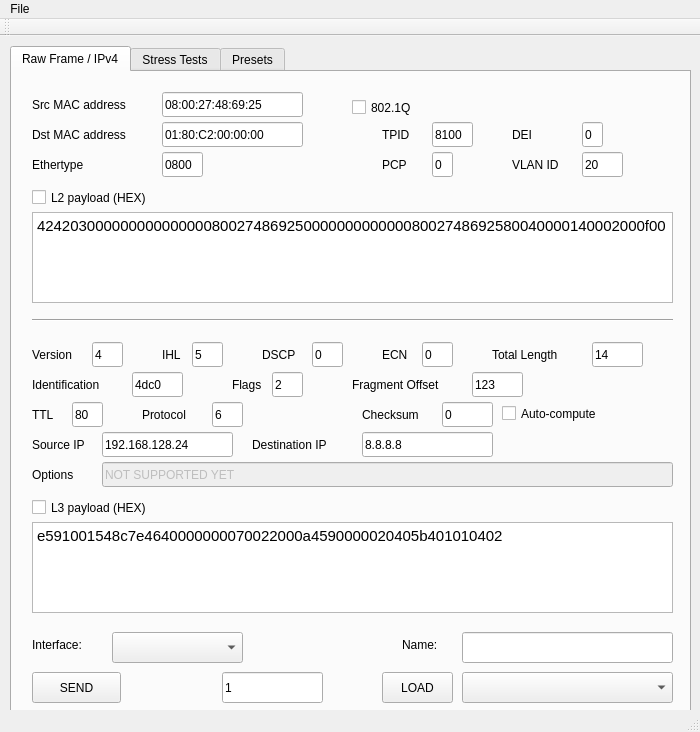
<?xml version="1.0" encoding="UTF-8"?>
<ui version="4.0">
 <class>MainWindow</class>
 <widget class="QMainWindow" name="MainWindow">
  <property name="geometry">
   <rect>
    <x>0</x>
    <y>0</y>
    <width>700</width>
    <height>732</height>
   </rect>
  </property>
  <property name="windowTitle">
   <string>MainWindow</string>
  </property>
  <widget class="QWidget" name="centralWidget">
   <widget class="QTabWidget" name="tabWidget">
    <property name="geometry">
     <rect>
      <x>10</x>
      <y>10</y>
      <width>681</width>
      <height>671</height>
     </rect>
    </property>
    <property name="currentIndex">
     <number>0</number>
    </property>
    <widget class="QWidget" name="tab1">
     <attribute name="title">
      <string>Raw Frame / IPv4</string>
     </attribute>
     <widget class="QPushButton" name="sendButton">
      <property name="geometry">
       <rect>
        <x>20</x>
        <y>600</y>
        <width>89</width>
        <height>31</height>
       </rect>
      </property>
      <property name="text">
       <string>SEND</string>
      </property>
     </widget>
     <widget class="QLineEdit" name="srcMacEdit">
      <property name="geometry">
       <rect>
        <x>150</x>
        <y>20</y>
        <width>141</width>
        <height>25</height>
       </rect>
      </property>
      <property name="text">
       <string>08:00:27:48:69:25</string>
      </property>
      <property name="maxLength">
       <number>17</number>
      </property>
     </widget>
     <widget class="QLabel" name="label">
      <property name="geometry">
       <rect>
        <x>20</x>
        <y>20</y>
        <width>121</width>
        <height>25</height>
       </rect>
      </property>
      <property name="text">
       <string>Src MAC address</string>
      </property>
      <property name="alignment">
       <set>Qt::AlignLeading|Qt::AlignLeft|Qt::AlignVCenter</set>
      </property>
     </widget>
     <widget class="QLineEdit" name="dstMacEdit">
      <property name="geometry">
       <rect>
        <x>150</x>
        <y>50</y>
        <width>141</width>
        <height>25</height>
       </rect>
      </property>
      <property name="text">
       <string>01:80:C2:00:00:00</string>
      </property>
      <property name="maxLength">
       <number>17</number>
      </property>
     </widget>
     <widget class="QLabel" name="label_2">
      <property name="geometry">
       <rect>
        <x>20</x>
        <y>50</y>
        <width>121</width>
        <height>25</height>
       </rect>
      </property>
      <property name="text">
       <string>Dst MAC address</string>
      </property>
      <property name="alignment">
       <set>Qt::AlignLeading|Qt::AlignLeft|Qt::AlignVCenter</set>
      </property>
     </widget>
     <widget class="QLabel" name="label_6">
      <property name="geometry">
       <rect>
        <x>20</x>
        <y>80</y>
        <width>121</width>
        <height>25</height>
       </rect>
      </property>
      <property name="text">
       <string>Ethertype</string>
      </property>
      <property name="alignment">
       <set>Qt::AlignLeading|Qt::AlignLeft|Qt::AlignVCenter</set>
      </property>
     </widget>
     <widget class="QLineEdit" name="pcpEdit">
      <property name="enabled">
       <bool>true</bool>
      </property>
      <property name="geometry">
       <rect>
        <x>420</x>
        <y>80</y>
        <width>21</width>
        <height>25</height>
       </rect>
      </property>
      <property name="text">
       <string>0</string>
      </property>
      <property name="maxLength">
       <number>1</number>
      </property>
     </widget>
     <widget class="QLineEdit" name="etherTypeEdit">
      <property name="geometry">
       <rect>
        <x>150</x>
        <y>80</y>
        <width>41</width>
        <height>25</height>
       </rect>
      </property>
      <property name="text">
       <string>0800</string>
      </property>
      <property name="maxLength">
       <number>6</number>
      </property>
     </widget>
     <widget class="QTextEdit" name="l2payloadEdit">
      <property name="geometry">
       <rect>
        <x>20</x>
        <y>140</y>
        <width>641</width>
        <height>91</height>
       </rect>
      </property>
      <property name="html">
       <string>&lt;!DOCTYPE HTML PUBLIC &quot;-//W3C//DTD HTML 4.0//EN&quot; &quot;http://www.w3.org/TR/REC-html40/strict.dtd&quot;&gt;
&lt;html&gt;&lt;head&gt;&lt;meta name=&quot;qrichtext&quot; content=&quot;1&quot; /&gt;&lt;style type=&quot;text/css&quot;&gt;
p, li { white-space: pre-wrap; }
&lt;/style&gt;&lt;/head&gt;&lt;body style=&quot; font-family:'Ubuntu'; font-size:11pt; font-weight:400; font-style:normal;&quot;&gt;
&lt;p style=&quot; margin-top:0px; margin-bottom:0px; margin-left:0px; margin-right:0px; -qt-block-indent:0; text-indent:0px;&quot;&gt;4242030000000000000008002748692500000000000008002748692580040000140002000f00&lt;/p&gt;&lt;/body&gt;&lt;/html&gt;</string>
      </property>
      <property name="acceptRichText">
       <bool>true</bool>
      </property>
     </widget>
     <widget class="Line" name="line">
      <property name="geometry">
       <rect>
        <x>20</x>
        <y>240</y>
        <width>641</width>
        <height>16</height>
       </rect>
      </property>
      <property name="orientation">
       <enum>Qt::Horizontal</enum>
      </property>
     </widget>
     <widget class="QLabel" name="label_8">
      <property name="geometry">
       <rect>
        <x>20</x>
        <y>270</y>
        <width>61</width>
        <height>25</height>
       </rect>
      </property>
      <property name="text">
       <string>Version</string>
      </property>
      <property name="alignment">
       <set>Qt::AlignLeading|Qt::AlignLeft|Qt::AlignVCenter</set>
      </property>
     </widget>
     <widget class="QLineEdit" name="verEdit">
      <property name="geometry">
       <rect>
        <x>80</x>
        <y>270</y>
        <width>31</width>
        <height>25</height>
       </rect>
      </property>
      <property name="text">
       <string>4</string>
      </property>
      <property name="maxLength">
       <number>1</number>
      </property>
     </widget>
     <widget class="QLabel" name="label_9">
      <property name="geometry">
       <rect>
        <x>150</x>
        <y>270</y>
        <width>31</width>
        <height>25</height>
       </rect>
      </property>
      <property name="text">
       <string>IHL</string>
      </property>
      <property name="alignment">
       <set>Qt::AlignLeading|Qt::AlignLeft|Qt::AlignVCenter</set>
      </property>
     </widget>
     <widget class="QLineEdit" name="ihlEdit">
      <property name="geometry">
       <rect>
        <x>180</x>
        <y>270</y>
        <width>31</width>
        <height>25</height>
       </rect>
      </property>
      <property name="text">
       <string>5</string>
      </property>
      <property name="maxLength">
       <number>1</number>
      </property>
     </widget>
     <widget class="QLabel" name="label_10">
      <property name="geometry">
       <rect>
        <x>250</x>
        <y>270</y>
        <width>51</width>
        <height>25</height>
       </rect>
      </property>
      <property name="text">
       <string>DSCP</string>
      </property>
      <property name="alignment">
       <set>Qt::AlignLeading|Qt::AlignLeft|Qt::AlignVCenter</set>
      </property>
     </widget>
     <widget class="QLineEdit" name="dscpEdit">
      <property name="geometry">
       <rect>
        <x>300</x>
        <y>270</y>
        <width>31</width>
        <height>25</height>
       </rect>
      </property>
      <property name="text">
       <string>0</string>
      </property>
      <property name="maxLength">
       <number>2</number>
      </property>
     </widget>
     <widget class="QLabel" name="label_11">
      <property name="geometry">
       <rect>
        <x>370</x>
        <y>270</y>
        <width>41</width>
        <height>25</height>
       </rect>
      </property>
      <property name="text">
       <string>ECN</string>
      </property>
      <property name="alignment">
       <set>Qt::AlignLeading|Qt::AlignLeft|Qt::AlignVCenter</set>
      </property>
     </widget>
     <widget class="QLineEdit" name="ecnEdit">
      <property name="geometry">
       <rect>
        <x>410</x>
        <y>270</y>
        <width>31</width>
        <height>25</height>
       </rect>
      </property>
      <property name="text">
       <string>0</string>
      </property>
      <property name="maxLength">
       <number>1</number>
      </property>
     </widget>
     <widget class="QLabel" name="label_12">
      <property name="geometry">
       <rect>
        <x>480</x>
        <y>270</y>
        <width>101</width>
        <height>25</height>
       </rect>
      </property>
      <property name="text">
       <string>Total Length</string>
      </property>
      <property name="alignment">
       <set>Qt::AlignLeading|Qt::AlignLeft|Qt::AlignVCenter</set>
      </property>
     </widget>
     <widget class="QLineEdit" name="totLengthEdit">
      <property name="geometry">
       <rect>
        <x>580</x>
        <y>270</y>
        <width>51</width>
        <height>25</height>
       </rect>
      </property>
      <property name="text">
       <string>14</string>
      </property>
      <property name="maxLength">
       <number>4</number>
      </property>
     </widget>
     <widget class="QLineEdit" name="identificationEdit">
      <property name="geometry">
       <rect>
        <x>120</x>
        <y>300</y>
        <width>51</width>
        <height>25</height>
       </rect>
      </property>
      <property name="text">
       <string>4dc0</string>
      </property>
      <property name="maxLength">
       <number>4</number>
      </property>
     </widget>
     <widget class="QLabel" name="label_13">
      <property name="geometry">
       <rect>
        <x>20</x>
        <y>300</y>
        <width>101</width>
        <height>25</height>
       </rect>
      </property>
      <property name="text">
       <string>Identification</string>
      </property>
      <property name="alignment">
       <set>Qt::AlignLeading|Qt::AlignLeft|Qt::AlignVCenter</set>
      </property>
     </widget>
     <widget class="QLineEdit" name="flagsEdit">
      <property name="geometry">
       <rect>
        <x>260</x>
        <y>300</y>
        <width>31</width>
        <height>25</height>
       </rect>
      </property>
      <property name="text">
       <string>2</string>
      </property>
      <property name="maxLength">
       <number>1</number>
      </property>
     </widget>
     <widget class="QLabel" name="label_14">
      <property name="geometry">
       <rect>
        <x>220</x>
        <y>300</y>
        <width>41</width>
        <height>25</height>
       </rect>
      </property>
      <property name="text">
       <string>Flags</string>
      </property>
      <property name="alignment">
       <set>Qt::AlignLeading|Qt::AlignLeft|Qt::AlignVCenter</set>
      </property>
     </widget>
     <widget class="QLineEdit" name="fragOffsetEdit">
      <property name="geometry">
       <rect>
        <x>460</x>
        <y>300</y>
        <width>51</width>
        <height>25</height>
       </rect>
      </property>
      <property name="text">
       <string>123</string>
      </property>
      <property name="maxLength">
       <number>4</number>
      </property>
     </widget>
     <widget class="QLabel" name="label_15">
      <property name="geometry">
       <rect>
        <x>340</x>
        <y>300</y>
        <width>121</width>
        <height>25</height>
       </rect>
      </property>
      <property name="text">
       <string>Fragment Offset</string>
      </property>
      <property name="alignment">
       <set>Qt::AlignLeading|Qt::AlignLeft|Qt::AlignVCenter</set>
      </property>
     </widget>
     <widget class="QLabel" name="label_16">
      <property name="geometry">
       <rect>
        <x>20</x>
        <y>330</y>
        <width>41</width>
        <height>25</height>
       </rect>
      </property>
      <property name="text">
       <string>TTL</string>
      </property>
      <property name="alignment">
       <set>Qt::AlignLeading|Qt::AlignLeft|Qt::AlignVCenter</set>
      </property>
     </widget>
     <widget class="QLineEdit" name="ttlEdit">
      <property name="geometry">
       <rect>
        <x>60</x>
        <y>330</y>
        <width>31</width>
        <height>25</height>
       </rect>
      </property>
      <property name="text">
       <string>80</string>
      </property>
      <property name="maxLength">
       <number>2</number>
      </property>
     </widget>
     <widget class="QLabel" name="label_17">
      <property name="geometry">
       <rect>
        <x>130</x>
        <y>330</y>
        <width>71</width>
        <height>25</height>
       </rect>
      </property>
      <property name="text">
       <string>Protocol</string>
      </property>
      <property name="alignment">
       <set>Qt::AlignLeading|Qt::AlignLeft|Qt::AlignVCenter</set>
      </property>
     </widget>
     <widget class="QLineEdit" name="protocolEdit">
      <property name="geometry">
       <rect>
        <x>200</x>
        <y>330</y>
        <width>31</width>
        <height>25</height>
       </rect>
      </property>
      <property name="text">
       <string>6</string>
      </property>
      <property name="maxLength">
       <number>2</number>
      </property>
     </widget>
     <widget class="QLineEdit" name="checksumEdit">
      <property name="geometry">
       <rect>
        <x>430</x>
        <y>330</y>
        <width>51</width>
        <height>25</height>
       </rect>
      </property>
      <property name="text">
       <string>0</string>
      </property>
      <property name="maxLength">
       <number>4</number>
      </property>
     </widget>
     <widget class="QLabel" name="label_18">
      <property name="geometry">
       <rect>
        <x>350</x>
        <y>330</y>
        <width>81</width>
        <height>25</height>
       </rect>
      </property>
      <property name="text">
       <string>Checksum</string>
      </property>
      <property name="alignment">
       <set>Qt::AlignLeading|Qt::AlignLeft|Qt::AlignVCenter</set>
      </property>
     </widget>
     <widget class="QLabel" name="label_19">
      <property name="geometry">
       <rect>
        <x>20</x>
        <y>360</y>
        <width>71</width>
        <height>25</height>
       </rect>
      </property>
      <property name="text">
       <string>Source IP</string>
      </property>
      <property name="alignment">
       <set>Qt::AlignLeading|Qt::AlignLeft|Qt::AlignVCenter</set>
      </property>
     </widget>
     <widget class="QLineEdit" name="srcIPEdit">
      <property name="geometry">
       <rect>
        <x>90</x>
        <y>360</y>
        <width>131</width>
        <height>25</height>
       </rect>
      </property>
      <property name="text">
       <string>192.168.128.24</string>
      </property>
      <property name="maxLength">
       <number>15</number>
      </property>
     </widget>
     <widget class="QLabel" name="label_20">
      <property name="geometry">
       <rect>
        <x>240</x>
        <y>360</y>
        <width>111</width>
        <height>25</height>
       </rect>
      </property>
      <property name="text">
       <string>Destination IP</string>
      </property>
      <property name="alignment">
       <set>Qt::AlignLeading|Qt::AlignLeft|Qt::AlignVCenter</set>
      </property>
     </widget>
     <widget class="QLineEdit" name="dstIPEdit">
      <property name="geometry">
       <rect>
        <x>350</x>
        <y>360</y>
        <width>131</width>
        <height>25</height>
       </rect>
      </property>
      <property name="text">
       <string>8.8.8.8</string>
      </property>
      <property name="maxLength">
       <number>15</number>
      </property>
     </widget>
     <widget class="QCheckBox" name="autoComputeCheckBox">
      <property name="geometry">
       <rect>
        <x>490</x>
        <y>330</y>
        <width>121</width>
        <height>23</height>
       </rect>
      </property>
      <property name="text">
       <string>Auto-compute</string>
      </property>
     </widget>
     <widget class="QLabel" name="label_21">
      <property name="geometry">
       <rect>
        <x>20</x>
        <y>390</y>
        <width>71</width>
        <height>25</height>
       </rect>
      </property>
      <property name="text">
       <string>Options</string>
      </property>
      <property name="alignment">
       <set>Qt::AlignLeading|Qt::AlignLeft|Qt::AlignVCenter</set>
      </property>
     </widget>
     <widget class="QLineEdit" name="optionsEdit">
      <property name="enabled">
       <bool>false</bool>
      </property>
      <property name="geometry">
       <rect>
        <x>90</x>
        <y>390</y>
        <width>571</width>
        <height>25</height>
       </rect>
      </property>
      <property name="text">
       <string>NOT SUPPORTED YET</string>
      </property>
      <property name="maxLength">
       <number>32</number>
      </property>
     </widget>
     <widget class="QCheckBox" name="l2PayloadCheckBox">
      <property name="geometry">
       <rect>
        <x>20</x>
        <y>110</y>
        <width>141</width>
        <height>31</height>
       </rect>
      </property>
      <property name="text">
       <string>L2 payload (HEX)</string>
      </property>
      <property name="checked">
       <bool>false</bool>
      </property>
     </widget>
     <widget class="QCheckBox" name="l3PayloadCheckBox">
      <property name="geometry">
       <rect>
        <x>20</x>
        <y>420</y>
        <width>141</width>
        <height>31</height>
       </rect>
      </property>
      <property name="text">
       <string>L3 payload (HEX)</string>
      </property>
      <property name="checked">
       <bool>false</bool>
      </property>
     </widget>
     <widget class="QTextEdit" name="l3payloadEdit">
      <property name="geometry">
       <rect>
        <x>20</x>
        <y>450</y>
        <width>641</width>
        <height>91</height>
       </rect>
      </property>
      <property name="html">
       <string>&lt;!DOCTYPE HTML PUBLIC &quot;-//W3C//DTD HTML 4.0//EN&quot; &quot;http://www.w3.org/TR/REC-html40/strict.dtd&quot;&gt;
&lt;html&gt;&lt;head&gt;&lt;meta name=&quot;qrichtext&quot; content=&quot;1&quot; /&gt;&lt;style type=&quot;text/css&quot;&gt;
p, li { white-space: pre-wrap; }
&lt;/style&gt;&lt;/head&gt;&lt;body style=&quot; font-family:'Ubuntu'; font-size:11pt; font-weight:400; font-style:normal;&quot;&gt;
&lt;p style=&quot; margin-top:0px; margin-bottom:0px; margin-left:0px; margin-right:0px; -qt-block-indent:0; text-indent:0px;&quot;&gt;e591001548c7e4640000000070022000a4590000020405b401010402&lt;/p&gt;&lt;/body&gt;&lt;/html&gt;</string>
      </property>
      <property name="acceptRichText">
       <bool>true</bool>
      </property>
     </widget>
     <widget class="QCheckBox" name="dot1qCheckBox">
      <property name="geometry">
       <rect>
        <x>340</x>
        <y>20</y>
        <width>92</width>
        <height>31</height>
       </rect>
      </property>
      <property name="text">
       <string>802.1Q</string>
      </property>
     </widget>
     <widget class="QLabel" name="label_7">
      <property name="geometry">
       <rect>
        <x>370</x>
        <y>50</y>
        <width>51</width>
        <height>25</height>
       </rect>
      </property>
      <property name="text">
       <string>TPID</string>
      </property>
      <property name="alignment">
       <set>Qt::AlignLeading|Qt::AlignLeft|Qt::AlignVCenter</set>
      </property>
     </widget>
     <widget class="QLineEdit" name="tpidEdit">
      <property name="enabled">
       <bool>true</bool>
      </property>
      <property name="geometry">
       <rect>
        <x>420</x>
        <y>50</y>
        <width>41</width>
        <height>25</height>
       </rect>
      </property>
      <property name="text">
       <string>8100</string>
      </property>
      <property name="maxLength">
       <number>4</number>
      </property>
     </widget>
     <widget class="QLabel" name="label_22">
      <property name="geometry">
       <rect>
        <x>370</x>
        <y>80</y>
        <width>51</width>
        <height>25</height>
       </rect>
      </property>
      <property name="text">
       <string>PCP</string>
      </property>
      <property name="alignment">
       <set>Qt::AlignLeading|Qt::AlignLeft|Qt::AlignVCenter</set>
      </property>
     </widget>
     <widget class="QLabel" name="label_23">
      <property name="geometry">
       <rect>
        <x>500</x>
        <y>50</y>
        <width>41</width>
        <height>25</height>
       </rect>
      </property>
      <property name="text">
       <string>DEI</string>
      </property>
      <property name="alignment">
       <set>Qt::AlignLeading|Qt::AlignLeft|Qt::AlignVCenter</set>
      </property>
     </widget>
     <widget class="QLineEdit" name="deiEdit">
      <property name="enabled">
       <bool>true</bool>
      </property>
      <property name="geometry">
       <rect>
        <x>570</x>
        <y>50</y>
        <width>21</width>
        <height>25</height>
       </rect>
      </property>
      <property name="text">
       <string>0</string>
      </property>
      <property name="maxLength">
       <number>1</number>
      </property>
     </widget>
     <widget class="QLabel" name="label_24">
      <property name="geometry">
       <rect>
        <x>500</x>
        <y>80</y>
        <width>71</width>
        <height>25</height>
       </rect>
      </property>
      <property name="text">
       <string>VLAN ID</string>
      </property>
      <property name="alignment">
       <set>Qt::AlignLeading|Qt::AlignLeft|Qt::AlignVCenter</set>
      </property>
     </widget>
     <widget class="QLineEdit" name="vlanTagEdit">
      <property name="enabled">
       <bool>true</bool>
      </property>
      <property name="geometry">
       <rect>
        <x>570</x>
        <y>80</y>
        <width>41</width>
        <height>25</height>
       </rect>
      </property>
      <property name="text">
       <string>20</string>
      </property>
      <property name="maxLength">
       <number>3</number>
      </property>
     </widget>
     <widget class="QLineEdit" name="saveEdit">
      <property name="geometry">
       <rect>
        <x>450</x>
        <y>560</y>
        <width>211</width>
        <height>31</height>
       </rect>
      </property>
      <property name="text">
       <string/>
      </property>
      <property name="maxLength">
       <number>20</number>
      </property>
     </widget>
     <widget class="QPushButton" name="loadButton">
      <property name="geometry">
       <rect>
        <x>370</x>
        <y>600</y>
        <width>71</width>
        <height>31</height>
       </rect>
      </property>
      <property name="text">
       <string>LOAD</string>
      </property>
     </widget>
     <widget class="QComboBox" name="comboBox">
      <property name="geometry">
       <rect>
        <x>450</x>
        <y>600</y>
        <width>211</width>
        <height>31</height>
       </rect>
      </property>
     </widget>
     <widget class="QLabel" name="label_25">
      <property name="geometry">
       <rect>
        <x>390</x>
        <y>560</y>
        <width>51</width>
        <height>25</height>
       </rect>
      </property>
      <property name="text">
       <string>Name:</string>
      </property>
      <property name="alignment">
       <set>Qt::AlignLeading|Qt::AlignLeft|Qt::AlignVCenter</set>
      </property>
     </widget>
     <widget class="QLabel" name="label_26">
      <property name="geometry">
       <rect>
        <x>20</x>
        <y>560</y>
        <width>71</width>
        <height>25</height>
       </rect>
      </property>
      <property name="text">
       <string>Interface:</string>
      </property>
      <property name="alignment">
       <set>Qt::AlignLeading|Qt::AlignLeft|Qt::AlignVCenter</set>
      </property>
     </widget>
     <widget class="QComboBox" name="ifacesComboBox">
      <property name="geometry">
       <rect>
        <x>100</x>
        <y>560</y>
        <width>131</width>
        <height>31</height>
       </rect>
      </property>
     </widget>
     <widget class="QLabel" name="framesSentLabel">
      <property name="geometry">
       <rect>
        <x>120</x>
        <y>600</y>
        <width>81</width>
        <height>31</height>
       </rect>
      </property>
      <property name="font">
       <font>
        <pointsize>14</pointsize>
       </font>
      </property>
      <property name="text">
       <string>&lt;sent #&gt;</string>
      </property>
      <property name="alignment">
       <set>Qt::AlignCenter</set>
      </property>
     </widget>
     <widget class="QLineEdit" name="framesToSendEdit">
      <property name="geometry">
       <rect>
        <x>210</x>
        <y>600</y>
        <width>101</width>
        <height>31</height>
       </rect>
      </property>
      <property name="text">
       <string>1</string>
      </property>
      <property name="maxLength">
       <number>10</number>
      </property>
     </widget>
    </widget>
    <widget class="QWidget" name="tab2">
     <attribute name="title">
      <string>Stress Tests</string>
     </attribute>
     <widget class="QLabel" name="label_3">
      <property name="geometry">
       <rect>
        <x>20</x>
        <y>20</y>
        <width>121</width>
        <height>21</height>
       </rect>
      </property>
      <property name="text">
       <string>MAC Table, from</string>
      </property>
     </widget>
     <widget class="QLineEdit" name="macTableTestEdit">
      <property name="geometry">
       <rect>
        <x>140</x>
        <y>20</y>
        <width>141</width>
        <height>25</height>
       </rect>
      </property>
      <property name="text">
       <string>12:34:bb:aa:cc:dd</string>
      </property>
      <property name="maxLength">
       <number>17</number>
      </property>
     </widget>
     <widget class="QLabel" name="label_4">
      <property name="geometry">
       <rect>
        <x>290</x>
        <y>20</y>
        <width>81</width>
        <height>21</height>
       </rect>
      </property>
      <property name="text">
       <string>no. frames:</string>
      </property>
     </widget>
     <widget class="QLineEdit" name="frameNoEdit">
      <property name="geometry">
       <rect>
        <x>370</x>
        <y>20</y>
        <width>71</width>
        <height>25</height>
       </rect>
      </property>
      <property name="text">
       <string>100</string>
      </property>
      <property name="maxLength">
       <number>7</number>
      </property>
     </widget>
     <widget class="QPushButton" name="runMacTableButton">
      <property name="geometry">
       <rect>
        <x>580</x>
        <y>20</y>
        <width>89</width>
        <height>25</height>
       </rect>
      </property>
      <property name="text">
       <string>RUN</string>
      </property>
     </widget>
     <widget class="QCheckBox" name="bcastCheckBox">
      <property name="geometry">
       <rect>
        <x>460</x>
        <y>20</y>
        <width>92</width>
        <height>23</height>
       </rect>
      </property>
      <property name="text">
       <string>Broadcast</string>
      </property>
     </widget>
    </widget>
    <widget class="QWidget" name="tab">
     <attribute name="title">
      <string>Presets</string>
     </attribute>
     <widget class="QTableView" name="tableView">
      <property name="geometry">
       <rect>
        <x>10</x>
        <y>10</y>
        <width>661</width>
        <height>331</height>
       </rect>
      </property>
     </widget>
     <widget class="QPushButton" name="startPresetButton">
      <property name="geometry">
       <rect>
        <x>10</x>
        <y>590</y>
        <width>89</width>
        <height>31</height>
       </rect>
      </property>
      <property name="text">
       <string>Start</string>
      </property>
     </widget>
     <widget class="QPushButton" name="stopPresetButton">
      <property name="geometry">
       <rect>
        <x>110</x>
        <y>590</y>
        <width>89</width>
        <height>31</height>
       </rect>
      </property>
      <property name="text">
       <string>STOP</string>
      </property>
     </widget>
     <widget class="QCheckBox" name="repeatCheckBox">
      <property name="geometry">
       <rect>
        <x>10</x>
        <y>360</y>
        <width>81</width>
        <height>25</height>
       </rect>
      </property>
      <property name="text">
       <string>Repeat</string>
      </property>
     </widget>
     <widget class="QCheckBox" name="repeatIndefCheckBox">
      <property name="geometry">
       <rect>
        <x>10</x>
        <y>390</y>
        <width>161</width>
        <height>25</height>
       </rect>
      </property>
      <property name="text">
       <string>Repeat indefinitely</string>
      </property>
     </widget>
     <widget class="QLineEdit" name="repeatNumEdit">
      <property name="geometry">
       <rect>
        <x>90</x>
        <y>360</y>
        <width>61</width>
        <height>25</height>
       </rect>
      </property>
      <property name="text">
       <string>100000</string>
      </property>
      <property name="maxLength">
       <number>6</number>
      </property>
     </widget>
    </widget>
   </widget>
  </widget>
  <widget class="QMenuBar" name="menuBar">
   <property name="geometry">
    <rect>
     <x>0</x>
     <y>0</y>
     <width>700</width>
     <height>22</height>
    </rect>
   </property>
   <widget class="QMenu" name="menuFile">
    <property name="title">
     <string>File</string>
    </property>
    <widget class="QMenu" name="menuSave">
     <property name="title">
      <string>Save</string>
     </property>
     <addaction name="actionSave_History"/>
    </widget>
    <addaction name="actionOpen"/>
    <addaction name="menuSave"/>
    <addaction name="separator"/>
    <addaction name="actionQuit"/>
   </widget>
   <addaction name="menuFile"/>
  </widget>
  <widget class="QToolBar" name="mainToolBar">
   <attribute name="toolBarArea">
    <enum>TopToolBarArea</enum>
   </attribute>
   <attribute name="toolBarBreak">
    <bool>false</bool>
   </attribute>
  </widget>
  <widget class="QStatusBar" name="statusBar"/>
  <action name="actionOpen">
   <property name="text">
    <string>Open</string>
   </property>
  </action>
  <action name="actionQuit">
   <property name="text">
    <string>Quit</string>
   </property>
  </action>
  <action name="actionSave_History">
   <property name="text">
    <string>Save History</string>
   </property>
  </action>
 </widget>
 <layoutdefault spacing="6" margin="11"/>
 <resources/>
 <connections/>
</ui>
